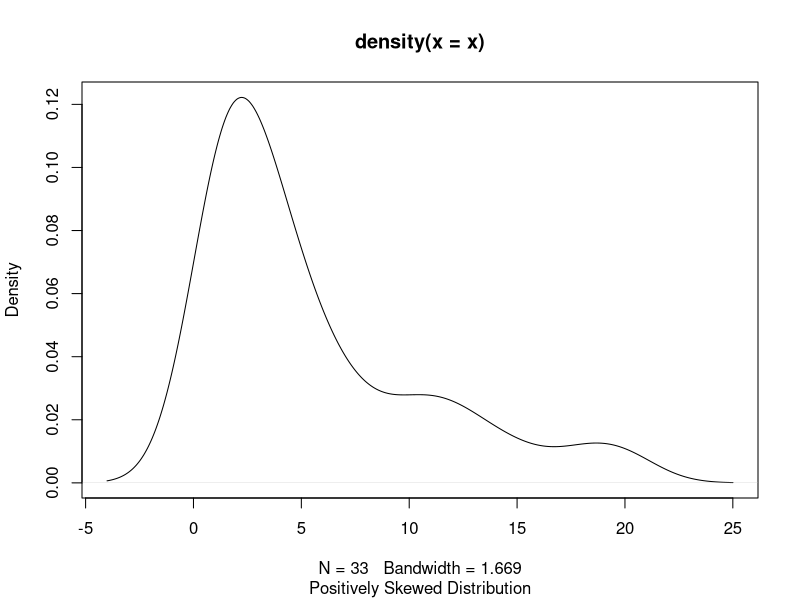

Generate this figure with R:
#Date - 03/21/2021
#Author - Ganesh Kale
# Week-1 assignment 1.2
# Plot positive skewed distribution

# created vector with some random values
x <- c(1,2,3,1,2,10,6,5,4,3,2,1,1,2,4,5,1,7,9,7,3,2,1,1,4,12,15,11,4,2,13,18,20)

# plot density chart
plot(density(x))
title(sub  = 'Positively Skewed Distribution')
